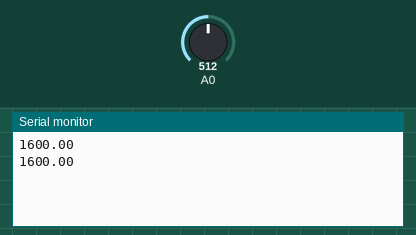
A sketch run on a simulated Arduino Uno, built with avr-gcc and run on an emulated ATmega328P. Parts: the last lines printed to the serial monitor. The test bench sets the inputs (shaded band); at power-on: A0 = 512.

Above: at 10.8 s.
10.9 s: A0 set to 716
At 20.7 s:
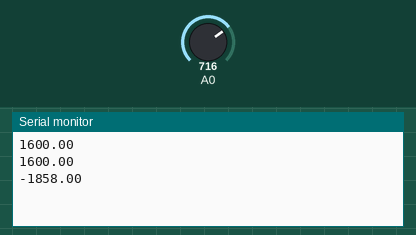
20.9 s: A0 set to 900
At 30.9 s:
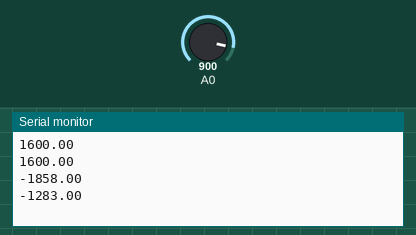
Timing chart, 0 to 32.4 s (numbered marks = the images above; inputs shaded):
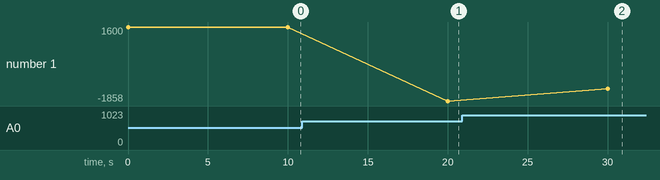

The sketch:

read_co2.ino
```cpp
void setup() {
  // put your setup code here, to run once:
  Serial.begin(9600);
}

void loop() {
  // put your main code here, to run repeatedly:
  int sensorValue = analogRead(A0);
  float conc = sensorValue*50/16;
  Serial.println(conc);
  delay(10000);
}
```

Measured:
- after the input at 10.9 s, the serial monitor: prints a new line after 9.1 s (image 1)
- after the input at 20.9 s, the serial monitor: prints a new line after 9.1 s (image 2)
- plotted number 1: 1600 → -1858 after the input at 10.9 s, -1858 → -1283 after the input at 20.9 s
